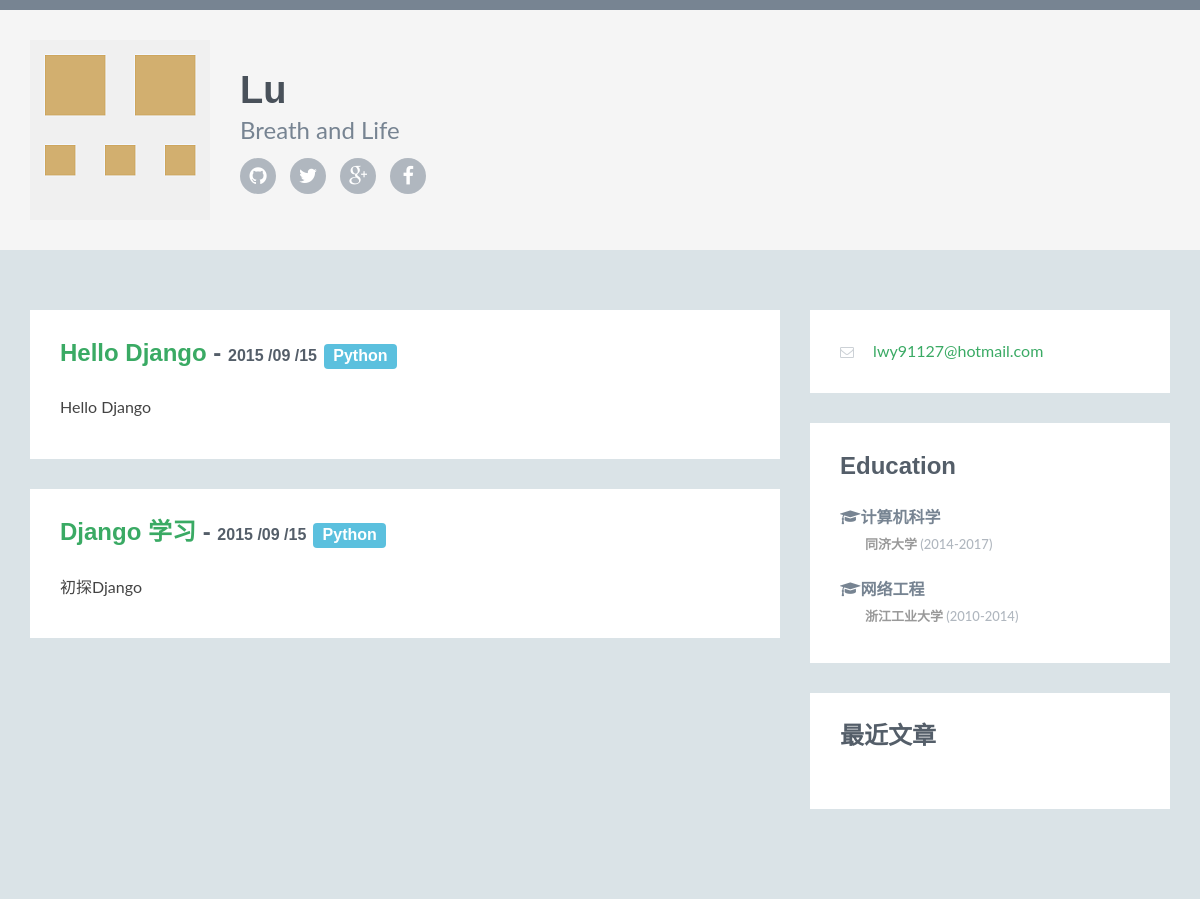
Before: / with the older database file.
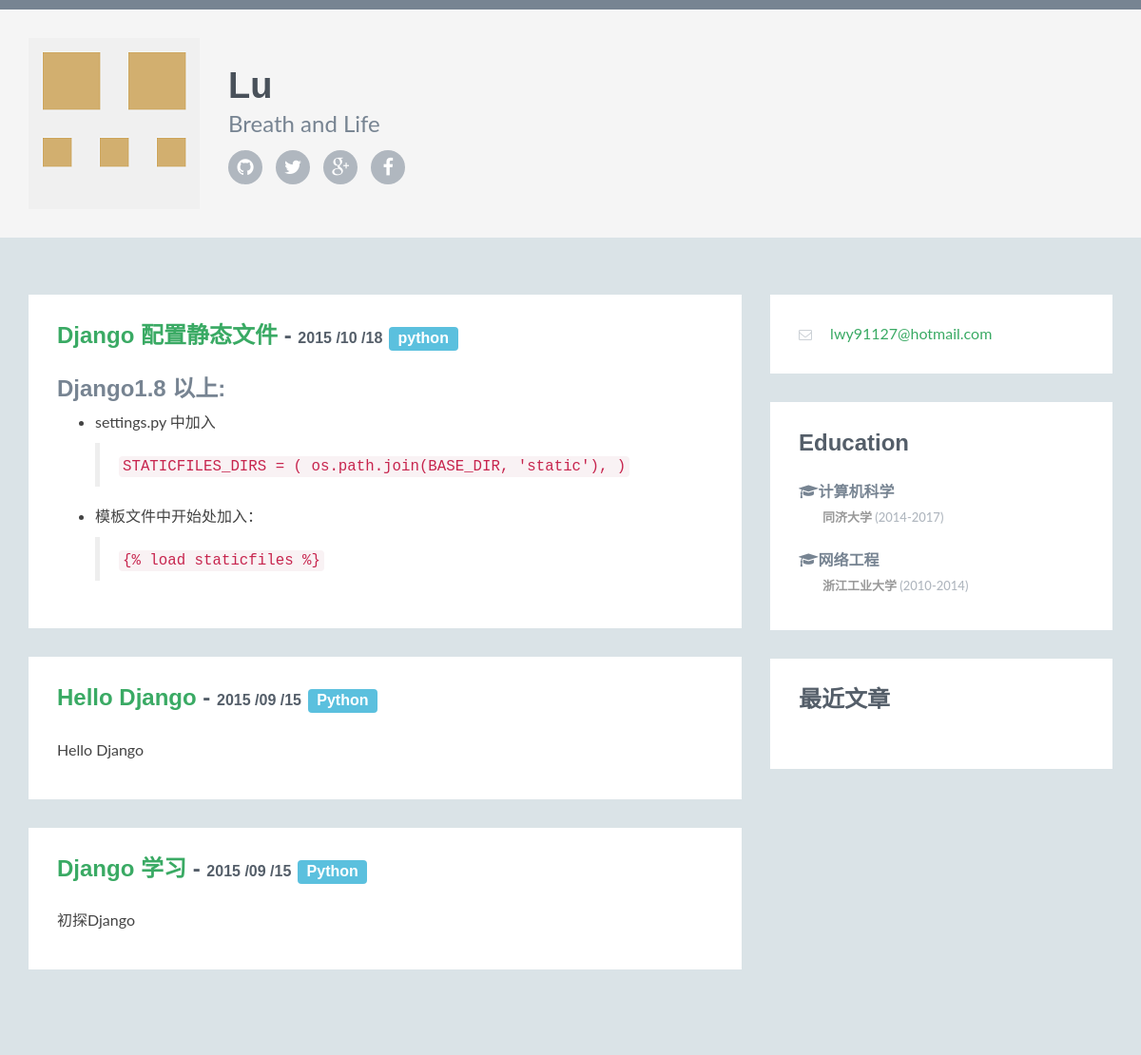
After: the same page with the newer database file.
### article/models.py (models this page shows, shortened)
class Article(models.Model):
    title = models.CharField(max_length = 100)
    category = models.CharField(max_length = 50, blank = True)
    date_time = models.DateTimeField(auto_now_add = True)
    content = models.TextField(blank = True, null = True)
    class Meta: #元选项设置时间降序排序
        ordering = ['-date_time']

### article/views.py (the view)
# urls.py: 2. Add a URL to urlpatterns:  url(r'^$', views.home, name='home')
def home(request):
    post_list = Article.objects.all()
    return render(request,'home.html',{'post_list':post_list})

### article/templatetags/custom_markdown.py (called while the page is built)
@register.filter(is_safe = True) #注册template filter
@stringfilter #字符串做参数
def custom_markdown(value):
    return mark_safe(markdown.markdown(value,
        extensions = ['markdown.extensions.fenced_code', 'markdown.extensions.codehilite'],
                                       safe_mode=True,
                                       enable_attributes=False))

### templates/home.html (shortened to what this page needs)
{% extends "base.html" %} {% load custom_markdown %}  {% block content %}
  {% for post in post_list %}
  <section class="section">
    <div class="section-inner">
      <h2 class="heading"><a href="{% url "detail" id=post.id %}">{{ post.title }} </a> - <span class="year">{{ post.date_time |date:"Y /m /d"}}</span> <span class="label label-info category"><a href="#">{{ post.category }}</a></span></h2>
    <div class="content">
      <p>
        {{ post.content | truncatewords_html:100 | custom_markdown}}
      </p>
    </div>
  </section>
  {% endfor %}
{% endblock %}

### templates/base.html (shortened to what this page needs)
{% load staticfiles %}
<!DOCTYPE html>
<html lang="zh-CN">
<head>
  <link href='http://fonts.useso.com/css?family=Lato:300,400,300italic,400italic' rel='stylesheet' type='text/css'>
  <link href='http://fonts.useso.com/css?family=Montserrat:400,700' rel='stylesheet' type='text/css'>
  <link rel="stylesheet" href="{% static 'assets/plugins/bootstrap/css/bootstrap.min.css' %}">
  <link rel="stylesheet" href="{% static 'assets/plugins/font-awesome/css/font-awesome.css' %}">
  <link rel="stylesheet" href="/static/assets/plugins/github-activity/dist/octicons/octicons.min.css">
  <link id="theme-style" rel="stylesheet" href="/static/assets/css/styles.css">
</head>
<body>
  <header class="header">
    <div class="container">
      <img class="profile-image img-responsive pull-left" src="/static/assets/images/avatar.png" alt="lwy" />
      <div class="profile-content pull-left">
        <h1 class="name">Lu</h1>
        <h2 class="desc">Breath and Life</h2>
        <ul class="social list-inline">
          <li><a href="https://github.com/lwy91127" target="_blank"><i class="fa fa-github"></i></a></li>
          <li><a href="https://twitter.com/luwangyan" target="_blank"><i class="fa fa-twitter"></i></a></li>
          <li><a href="#" target="_blank"><i class="fa fa-google-plus"></i></a></li>
          <li class="last-item"><a href="https://www.facebook.com/profile.php?id=100003130020735" target="_blank"><i class="fa fa-facebook"></i></a></li>
        </ul>
      </div>
    </div>
  </header>
  <div class="container sections-wrapper">
    <div class="row">
      <div class="primary col-md-8 col-sm-12 col-xs-12">
        {% block content %} {% endblock %}
      </div>
      <div class="secondary col-md-4 col-sm-12 col-xs-12">
        <aside class="info aside section">
          <div class="section-inner">
            <div class="content">
              <ul class="list-unstyled">
                <li><i class="fa fa-envelope-o"></i>
                  <span class="sr-only">Email:</span><a href="#">lwy91127@hotmail.com</a></li>
              </ul>
            </div>
          </div>
        </aside>
        <aside class="education aside section">
          <div class="section-inner">
            <h2 class="heading">Education</h2>
            <div class="content">
              <div class="item">
                <h3 class="title"><i class="fa fa-graduation-cap"></i>计算机科学</h3>
                <h4 class="university">同济大学
                  <span class="year">(2014-2017)</span>
                </h4>
              </div>
              <div class="item">
                <h3 class="title"><i class="fa fa-graduation-cap"></i>网络工程</h3>
                <h4 class="university">浙江工业大学
                  <span class="year">(2010-2014)</span>
                </h4>
              </div>
            </div>
          </div>
        </aside>
        <aside class="blog aside section">
          <div class="section-inner">
            <h2 class="heading">最近文章</h2>
          </div>
        </aside>
      </div>
    </div>
  </div>
</body>
</html>

### static/assets/css/styles.css (style rules this page uses)
body { font-family: 'Lato', arial, sans-serif; color: #434343; background: #dae3e7; font-size: 16px; -webkit-font-smoothing: antialiased; -moz-osx-font-smoothing: grayscale; }
h1, h2, h3, h4, h5, h6 { font-family: 'Montserrat', sans-serif; font-weight: 700; color: #778492; }
a { color: #3aaa64; -webkit-transition: all 0.4s ease-in-out; -moz-transition: all 0.4s ease-in-out; -ms-transition: all 0.4s ease-in-out; -o-transition: all 0.4s ease-in-out; }
.header { padding: 30px 0; background: #f5f5f5; border-top: 10px solid #778492; }
.header .profile-image { margin-right: 30px; }
.header .profile-content .name { color: #49515a; font-size: 38px; margin-bottom: 5px; margin-top: 30px; }
.header .profile-content .desc { color: #778492; font-family: "Lato", arial, sans-serif; font-weight: 400; font-size: 24px; margin-top: 0; margin-bottom: 15px; }
.header .profile-content .social a { background: #b0b7bf; width: 36px; height: 36px; display: inline-block; -webkit-border-radius: 50%; -moz-border-radius: 50%; -ms-border-radius: 50%; -o-border-radius: 50%; border-radius: 50%; -moz-background-clip: padding; -webkit-background-clip: padding-box; background-clip: padding-box; color: #fff; text-align: center; }
.header .profile-content .social a .fa { font-size: 20px; padding-top: 8px; }
.sections-wrapper { padding-top: 60px; padding-bottom: 60px; }
.section { margin-bottom: 30px; }
.section .section-inner { background: #fff; padding: 30px; }
.section .heading { margin-top: 0; margin-bottom: 30px; color: #545e69; font-size: 24px; }
.section .heading .year { font-size: 16px; }
.section .heading .category { font-size: 16px; }
.section .heading .category a { color: #fff; }
.info .fa { margin-right: 15px; color: #ccd1d6; }
.info .fa.fa-envelope-o { font-size: 14px; }
.info ul { margin-bottom: 0; }
.info li { margin-bottom: 15px; }
.info li:last-child { margin-bottom: 0; }
.education .item { margin-bottom: 30px; }
.education .item:last-child { margin-bottom: 0; }
.education .item .title { font-size: 16px; margin-top: 0; }
.education .item .university { font-family: "Lato", arial, sans-serif; font-size: 13px; color: #999999; font-weight: 600; padding-left: 25px; }
.education .item .university .year { color: #b0b7bf; font-weight: 500; }

Changed rows visible on the page:
added Article: title "Django 配置静态文件", date_time "2015 /10 /18", category "python", content|custom_markdown "Django1.8 以上: settings.py 中加入 STATICFILES_DIRS = ( os.path.join(BASE_DIR, 'static'), ) 模板文件中开始处加入： {% load staticfiles %}"
